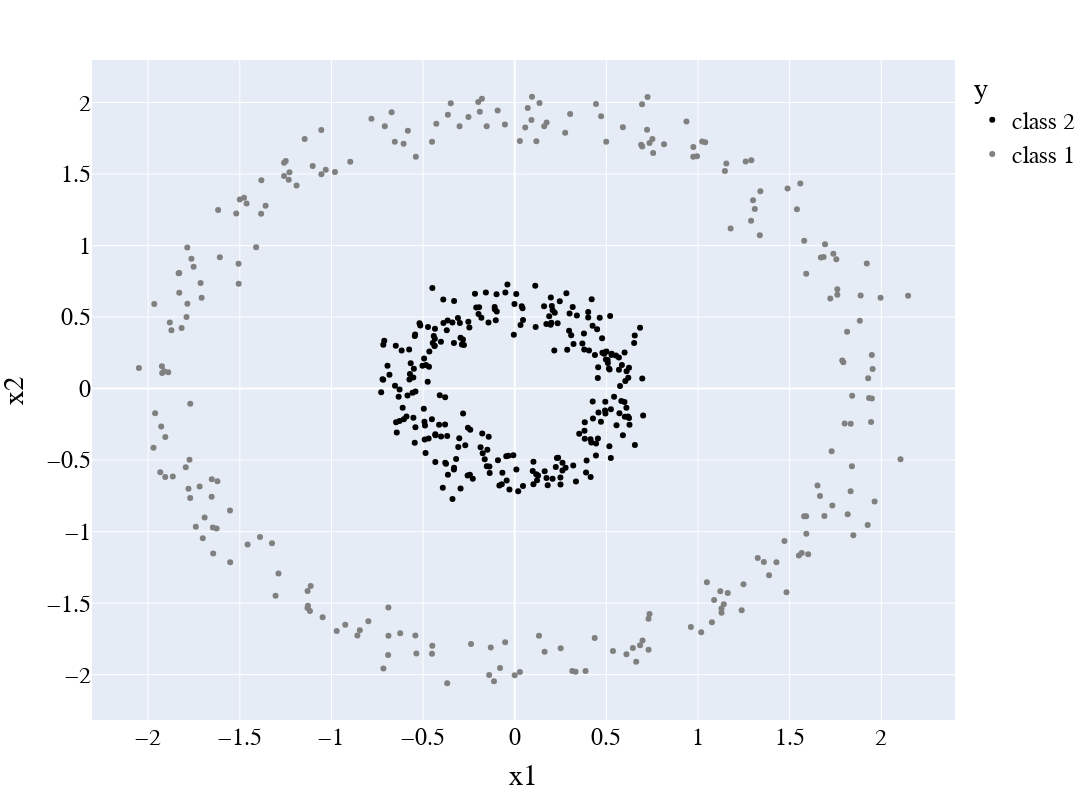

This figure's notebook cell:
### Markdown cell above
## Feature Crossing in Classification

### Code cell
from sklearn.datasets import make_circles
from sklearn import preprocessing
import plotly_express as px
import matplotlib
import matplotlib.pyplot as plt
import seaborn as sns
import pandas as pd


sns.set_style("darkgrid", {"axes.facecolor": ".9"})
plt.rcParams['font.size'] = '30'

# generate data set
X, y = make_circles(n_samples=1_000, factor=0.3, noise=0.05, random_state=0)
X = preprocessing.scale(X)

X=X[500:]
y=y[500:]

# define target value, here: binary classification, class 1 or class 2
y=np.where(y==0,"class 1","class 2")

# define x1 and x2 of a 2-dimensional data set
x1 = X[:,0]
x2 = X[:,1]

import plotly_express as px
# define the kernel function
kernel = x1*x2 + x1**2 + x2**2

circle_df = pd.DataFrame(X).rename(columns={0:"x1", 1:"x2"})
circle_df = circle_df.assign(y=y)

color_discrete_map = {circle_df.y.unique()[0]: "black", circle_df.y.unique()[1]: "#f3d23a"}
px.scatter(circle_df, x="x1", y="x2", color="y", color_discrete_map = color_discrete_map, width=1000, height=800)

# plot the data set together with the kernel value in a 3-dimensional space
color_discrete_map = {circle_df.y.unique()[0]: "black", circle_df.y.unique()[1]: "grey"}
fig = px.scatter(circle_df, x="x1", y="x2", color="y", color_discrete_map = color_discrete_map, width=1000, height=600)
fig.update_layout(
    font=dict(
        family="Arial",
        size=24,  # Set the font size here
        color="Black"
    ),
    showlegend=True,
    width=1200,
    height=800,
)

### Figure 1 — Plotly figure (JSON) as saved in the notebook; plotly's stock layout.template omitted (floating-point values rounded to 4 significant figures; data arrays with more than 128 entries replaced by an {"elided": "..."} marker saying what was removed)
{"data": [{"hovertemplate": "y=class 2<br>x1=%{x}<br>x2=%{y}<extra></extra>", "legendgroup": "class 2", "marker": {"color": "black", "symbol": "circle"}, "mode": "markers", "name": "class 2", "orientation": "v", "showlegend": true, "type": "scatter", "x": {"elided": "257 float values"}, "xaxis": "x", "y": {"elided": "257 float values"}, "yaxis": "y"}, {"hovertemplate": "y=class 1<br>x1=%{x}<br>x2=%{y}<extra></extra>", "legendgroup": "class 1", "marker": {"color": "grey", "symbol": "circle"}, "mode": "markers", "name": "class 1", "orientation": "v", "showlegend": true, "type": "scatter", "x": {"elided": "243 float values"}, "xaxis": "x", "y": {"elided": "243 float values"}, "yaxis": "y"}], "layout": {"font": {"color": "Black", "family": "Arial", "size": 24}, "height": 800, "legend": {"title": {"text": "y"}, "tracegroupgap": 0}, "margin": {"t": 60}, "showlegend": true, "width": 1200, "xaxis": {"anchor": "y", "domain": [0, 1], "title": {"text": "x1"}}, "yaxis": {"anchor": "x", "domain": [0, 1], "title": {"text": "x2"}}}}
